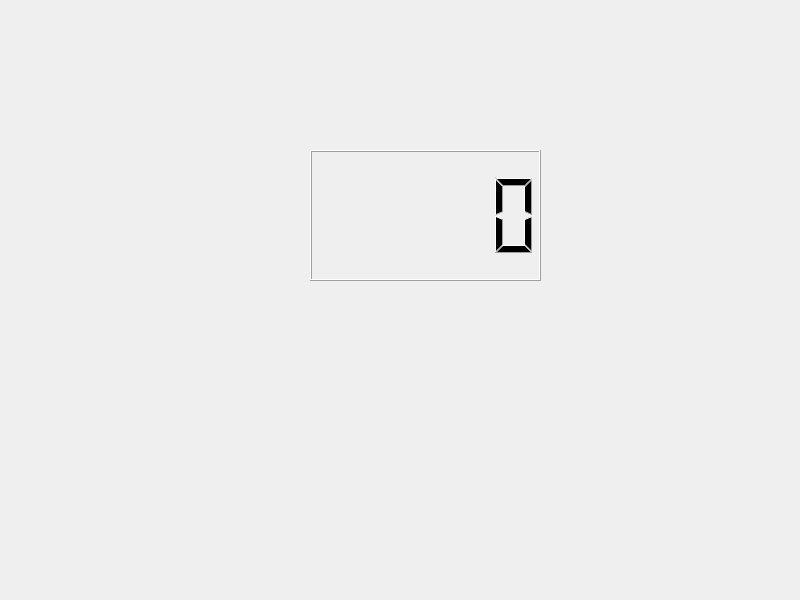
<?xml version="1.0" encoding="UTF-8"?>
<ui version="4.0">
 <class>temp</class>
 <widget class="QDialog" name="temp">
  <property name="geometry">
   <rect>
    <x>0</x>
    <y>0</y>
    <width>800</width>
    <height>600</height>
   </rect>
  </property>
  <property name="windowTitle">
   <string>temp</string>
  </property>
  <widget class="QLCDNumber" name="lcdNumber">
   <property name="geometry">
    <rect>
     <x>310</x>
     <y>150</y>
     <width>231</width>
     <height>131</height>
    </rect>
   </property>
  </widget>
 </widget>
 <resources/>
 <connections/>
</ui>
